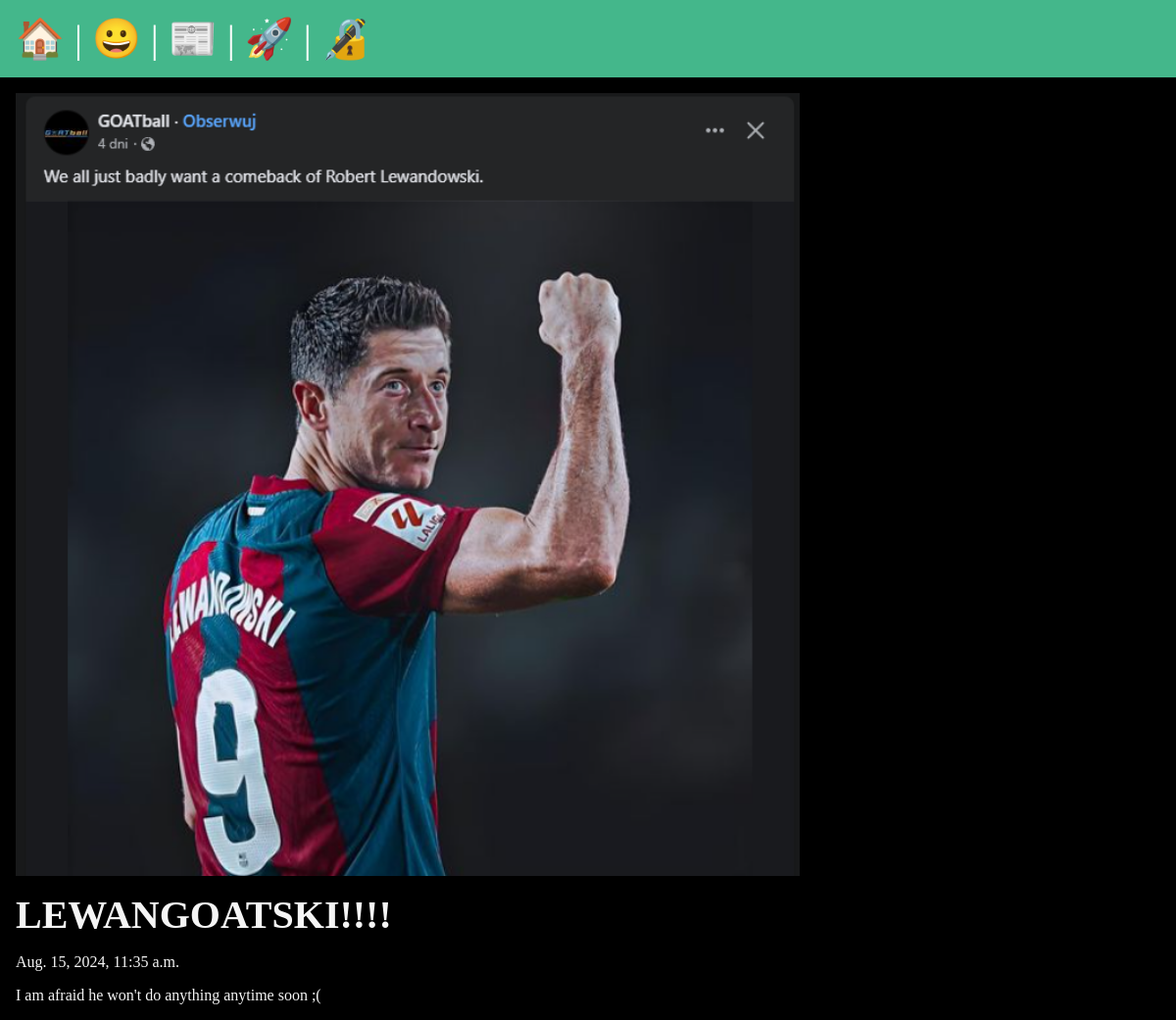
The app's page /posts/robert-lewandowski with its own data.
### posts/models.py (models this page shows, shortened)
class Post(models.Model):
    title = models.CharField(max_length=75)
    body = models.TextField()
    slug = models.SlugField()
    date = models.DateTimeField(auto_now_add=True)
    banner = models.ImageField(default="fallback.png", blank=True)
    author = models.ForeignKey(User, on_delete=models.CASCADE, default=None)

### posts/views.py (the view)
# urls.py: path('<slug:slug>', views.post_page, name="page"),
def post_page(request, slug):
    post = Post.objects.get(slug=slug)
    return render(request, 'posts/post_page.html', {'post': post})

### posts/templates/posts/post_page.html (shortened to what this page needs)
{% extends 'layout.html' %}
{% block content %}
    <section>
        <img
                class="banner"
                src="{{ post.banner.url }}"
                alt="{{ post.title }}"
        />
        <h1>{{ post.title }}</h1>
        <p>{{ post.date }}</p>
        <p>{{ post.body }}</p>
    </section>
{% endblock %}

### templates/layout.html (shortened to what this page needs)
<!DOCTYPE html>
{% load static %}
<html lang="en">
<head>
    <link rel="stylesheet" href="{% static 'css/style.css' %}">
</head>
<body>
    <nav>
        <a href="/">
            <span role="img" aria-label="Home" title="Home">🏠</span>
        </a> |
        <a href="/about">
            <span role="img" aria-label="About" title="About">😀</span>
        </a> |
        <a href="{% url 'posts:list' %}">
            <span role="img" aria-label="Posts" title="Posts">📰</span>
        </a> |
        {% if user.is_authenticated %}
            <a href="{% url 'posts:new-post' %}">
                <span role="img" aria-label="New Post" title="New Post">🆕</span>
            </a> |
            <form class="logout" action="{% url 'users:logout' %}" method="post">
                {% csrf_token %}
                <button class="logout-button" aria-label="User Logout" title="User Logout">👋</button>
            </form>
        {% else %}
            <a href="{% url 'users:register' %}">
                <span role="img" aria-label="User Registration" title="User Registration">🚀</span>
            </a> |
            <a href="{% url 'users:login' %}">
                <span role="img" aria-label="User Login" title="User Login">🔏</span>
            </a>
        {% endif %}
    </nav>
    <main>
        {% block content %}
        {% endblock %}
    </main>
</body>
</html>

### records on screen
Post: banner (picture), title "LEWANGOATSKI!!!!", date "Aug. 15, 2024, 11:35 a.m.", body "I am afraid he won't do anything anytime soon ;("
